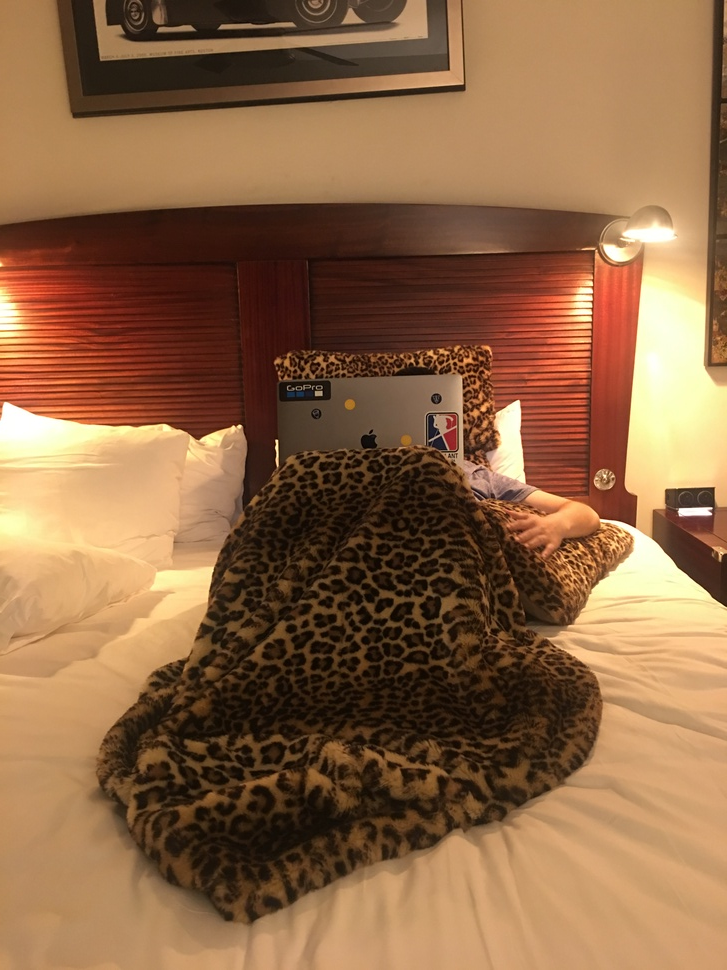
#> input picture EyeDiease_server/media/images/IMG_9458.JPG, 727 x 970 px, shrunk from 3024 x 4032 before the run, given in place of shiba2.png, which was not available
$ jupyter execute --allow-errors SIFT.ipynb   (text cells are left out)
#> lines starting #> are read from the running program, lines starting #| are printed output that depends on the picture; pictures that were not available may be replaced by others from this repository, and a replacement may not be noted
[cell 1]
import os
import cv2
from matplotlib import pyplot as plt
import numpy as np

[cell 2]
def parse_frame(filename, form="mp4", frame_gap=24):
    vidcap = cv2.VideoCapture('.'.join([filename, form]))
    success,image = vidcap.read()
    count = 0
    success = True
    if os.path.exists("./" + filename) == False:
        os.mkdir("./"+filename)
    while success:
        if count % frame_gap == 0:
            cv2.imwrite("./" + filename + "/frame%d.jpg" % count, image)
            success,image = vidcap.read()
        count += 1
    return

[cell 3]
## Remove comments to start parsing
## filename = "Diabetic Retinopathy Screen"
## parse_frame(filename)

[cell 4]
"""
https://github.com/shekkizh/ImageProcessingProjects/blob/master/PythonProjects/ImageManipulation“
"""

class Stitcher:
    def stitch(self, images, ratio=1.0, reprojThresh=1.0):
        (imageB, imageA) = images
        (kpsA, featuresA) = self.detectAndDescribe(imageA)
        (kpsB, featuresB) = self.detectAndDescribe(imageB)
        M = self.matchKeypoints(kpsA, kpsB,
                                featuresA, featuresB, ratio, reprojThresh)
        if M is None:
            return None
        (matches, H, status) = M
        result = cv2.warpPerspective(imageA, H,
                                     (imageA.shape[1] + imageB.shape[1], imageA.shape[0]))
        result[0:imageB.shape[0], 0:imageB.shape[1]] = imageB

        return result

    def detectAndDescribe(self, image):
        gray = cv2.cvtColor(image, cv2.COLOR_BGR2GRAY)
        descriptor = cv2.xfeatures2d.SIFT_create()
        (kps, features) = descriptor.detectAndCompute(image, None)
        kps = np.float32([kp.pt for kp in kps])
        return kps, features


    def matchKeypoints(self, kpsA, kpsB, featuresA, featuresB,
                       ratio, reprojThresh):
        matcher = cv2.DescriptorMatcher_create("BruteForce")
        rawMatches = matcher.knnMatch(featuresA, featuresB, 2)
        matches = []

        for m in rawMatches:
            if len(m) == 2 and m[0].distance < m[1].distance * ratio:
                matches.append((m[0].trainIdx, m[0].queryIdx))
        if len(matches) > 4:
            ptsA = np.float32([kpsA[i] for (_, i) in matches])
            ptsB = np.float32([kpsB[i] for (i, _) in matches])

            (H, status) = cv2.findHomography(ptsA, ptsB, cv2.RANSAC, reprojThresh)
            return (matches, H, status)
        return None

[cell 5]
imageA = cv2.imread("shiba2.png")
#> imageA is the input picture: shape (970, 727, 3); mean B, G, R 69.6, 102.6, 141.9
imgA = imageA[:,:,::-1]
plt.imshow(imgA)

[cell 6]
imageB = cv2.imread("shiba3.png")
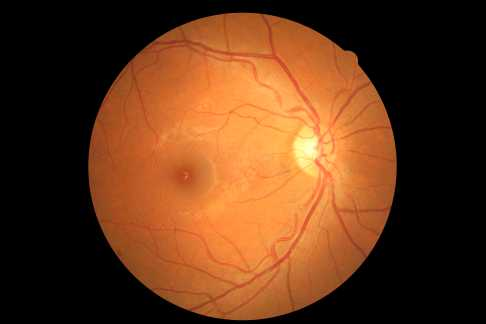
#> input picture EyeDiease_server/media/images/p-17c1147a.jpg, 486 x 324 px, given in place of shiba3.png, which was not available
#> imageB is the input picture: shape (324, 486, 3); mean B, G, R 25.8, 55.3, 98.8
imgB = imageB[:,:,::-1]
plt.imshow(imgB)

[cell 7]
imageC = cv2.imread("shiba1.png")
imgC = imageC[:,:,::-1]
plt.imshow(imgC)

[cell 8]
stitcher = Stitcher()
#> (the rest of this cell did not finish here and is left out)

#> in detectAndDescribe, `gray = cv2.cvtColor(image, cv2.COLOR_BGR2GRAY)`:
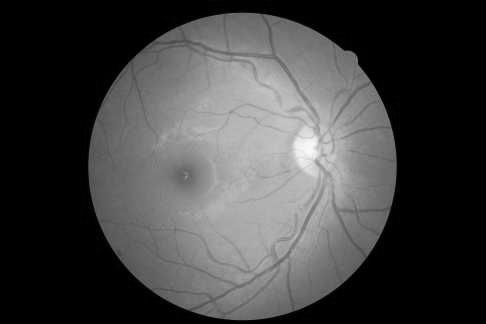
#> gray: shape (324, 486); min 0, max 249, mean 65
#> in detectAndDescribe, `(kps, features) = descriptor.detectAndCompute(image, None)`: kps = 133 keypoints; strongest (x, y, size): (351, 57, 8.6), (360, 63, 3.9), (345, 47, 5.4), (378, 237, 1.9)
#> in detectAndDescribe, `kps = np.float32([kp.pt for kp in kps])`: kps = 133 pairs, first value 91.95 to 386.9, second value 15.67 to 318.1
#> in stitch, `(kpsA, featuresA) = self.detectAndDescribe(imageA)`: kpsA has the same summary as kps in detectAndDescribe
#> in detectAndDescribe (call 2), `gray = cv2.cvtColor(image, cv2.COLOR_BGR2GRAY)`:
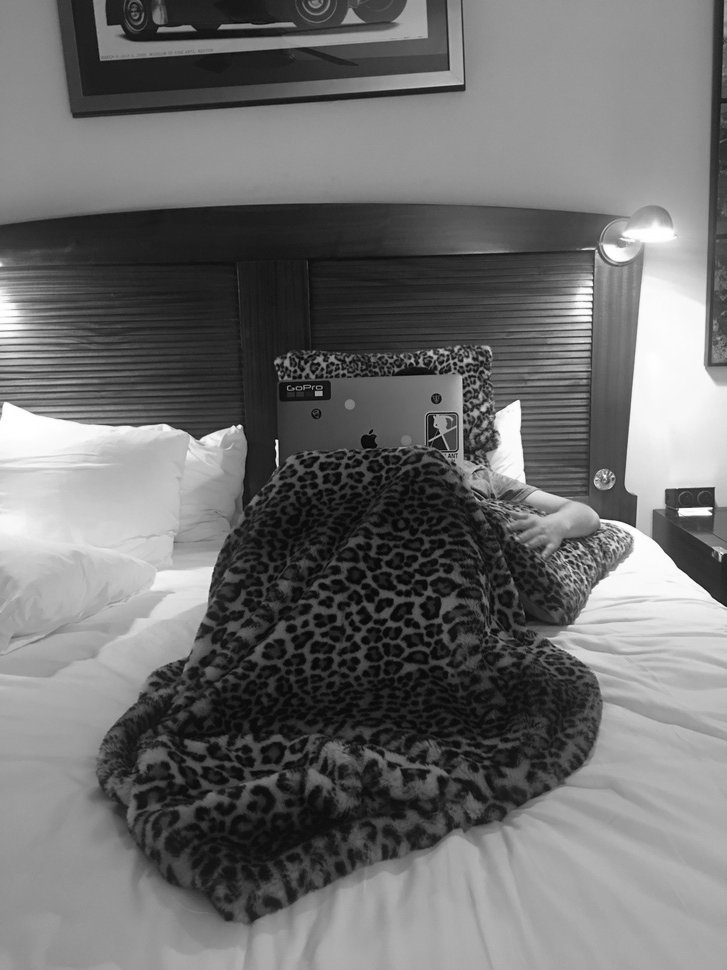
#> gray: shape (970, 727); min 3, max 255, mean 110.6
#> in detectAndDescribe (call 2), `(kps, features) = descriptor.detectAndCompute(image, None)`: kps = 3410 keypoints; strongest (x, y, size): (277, 441, 2.2), (276, 448, 2.7), (683, 512, 6.9), (704, 511, 7.4)
#> in detectAndDescribe (call 2), `kps = np.float32([kp.pt for kp in kps])`: kps = 3410 pairs, first value 4.85 to 723.5, second value 2.85 to 933.7
#> in stitch, `(kpsB, featuresB) = self.detectAndDescribe(imageB)`: kpsB has the same summary as kps in detectAndDescribe
#> in matchKeypoints, `rawMatches = matcher.knnMatch(featuresA, featuresB, 2)`: rawMatches = 133 matches
#> the loop in matchKeypoints, `for m in rawMatches:` made 133 passes
#> after the loop in matchKeypoints, `for m in rawMatches:`: matches = 133 pairs, first value 1 to 3383, second value 0 to 132
#> in matchKeypoints, `ptsA = np.float32([kpsA[i] for (_, i) in matches])`: ptsA = 133 pairs, first value 91.95 to 386.9, second value 15.67 to 318.1
#> in matchKeypoints, `ptsB = np.float32([kpsB[i] for (i, _) in matches])`: ptsB = 133 pairs, first value 6.37 to 713.1, second value 22.8 to 876.1
#> in matchKeypoints, `(H, status) = cv2.findHomography(ptsA, ptsB, cv2.RANSAC, reprojThresh)`: H = [[-0.143, -0.222, 97.47], [-0.039, -0.0706, 29.67], [-0.00147, -0.00228, 1]]; status = 133 values, max 1 at index 2, min 0 at index 0, mean 0.0226
#> in stitch, `result = cv2.warpPerspective(imageA, H, (imageA.shape[1] + imageB.shap..`:
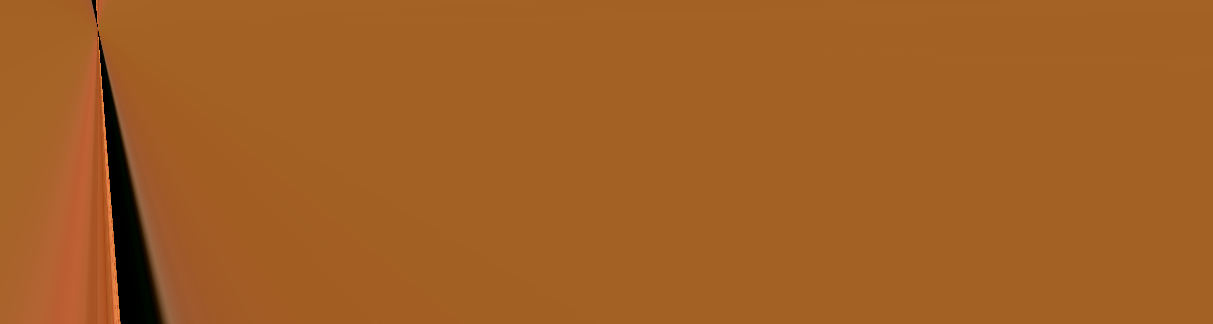
#> result: shape (324, 1213, 3); mean B, G, R 36.1, 95.6, 161.1
